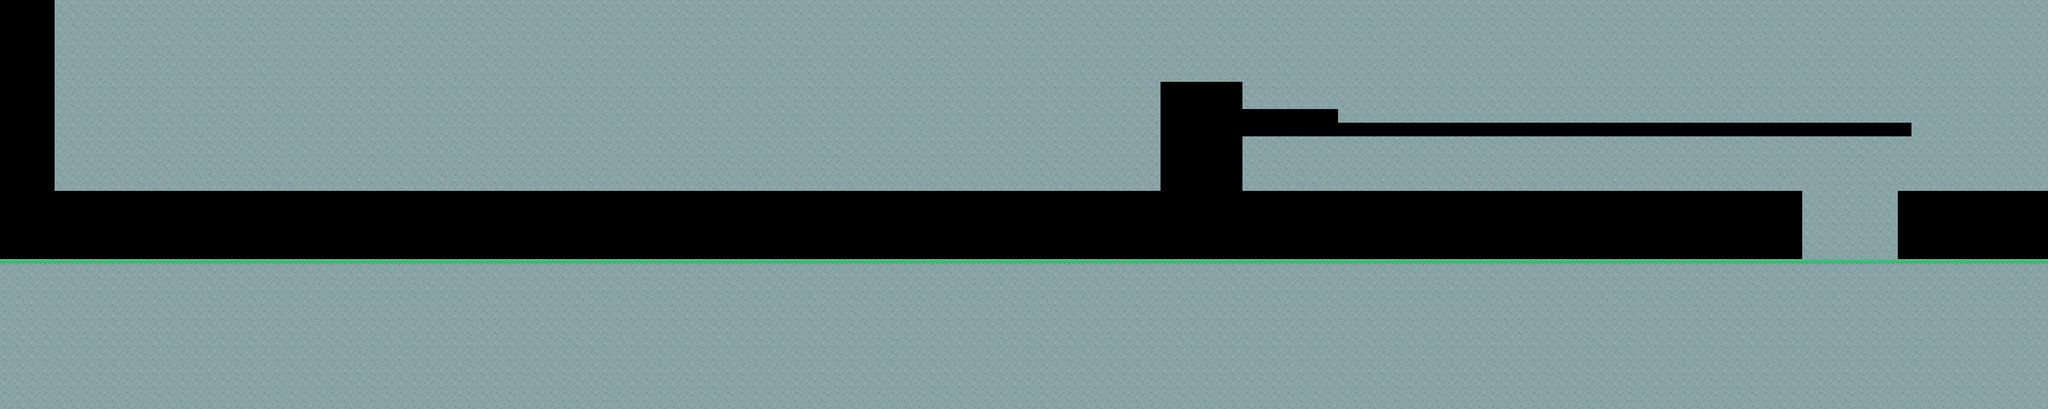

A level layout from a 2D game, rendered from its tile map. Below: a short description, then the map file with tile-grid data replaced by summaries:
An orthogonal 150x30 tile map with 32x32 px tiles, 4 tile layers (top, world, bot, overlap).

<map version="1.4" tiledversion="1.4.1" orientation="orthogonal" renderorder="right-down" width="150" height="30" tilewidth="32" tileheight="32" infinite="0" nextlayerid="6" nextobjectid="1">
 <tileset firstgid="1" name="tilesheet" tilewidth="32" tileheight="32" tilecount="98" columns="14">
  <image source="../images/tilesheet.png" width="448" height="224" />
  <tile id="0">
   <properties>
    <property name="colides" type="bool" value="false" />
   </properties>
  </tile>
  <tile id="1">
   <properties>
    <property name="colides" type="bool" value="false" />
   </properties>
  </tile>
  <tile id="2">
   <properties>
    <property name="colides" type="bool" value="false" />
   </properties>
  </tile>
  <tile id="3">
   <properties>
    <property name="colides" type="bool" value="false" />
   </properties>
  </tile>
  <tile id="4">
   <properties>
    <property name="colides" type="bool" value="false" />
   </properties>
  </tile>
  <tile id="5">
   <properties>
    <property name="colides" type="bool" value="false" />
   </properties>
  </tile>
  <tile id="6">
   <properties>
    <property name="colides" type="bool" value="false" />
   </properties>
  </tile>
  <tile id="7">
   <properties>
    <property name="colides" type="bool" value="false" />
   </properties>
  </tile>
  <tile id="8">
   <properties>
    <property name="colides" type="bool" value="false" />
   </properties>
  </tile>
  <tile id="9">
   <properties>
    <property name="colides" type="bool" value="false" />
   </properties>
  </tile>
  <tile id="10">
   <properties>
    <property name="colides" type="bool" value="false" />
   </properties>
  </tile>
  <tile id="11">
   <properties>
    <property name="colides" type="bool" value="false" />
   </properties>
  </tile>
  <tile id="12">
   <properties>
    <property name="colides" type="bool" value="false" />
   </properties>
  </tile>
  <tile id="13">
   <properties>
    <property name="colides" type="bool" value="false" />
   </properties>
  </tile>
  <tile id="14">
   <properties>
    <property name="colides" type="bool" value="true" />
   </properties>
  </tile>
  <tile id="15">
   <properties>
    <property name="colides" type="bool" value="true" />
   </properties>
  </tile>
  <tile id="16">
   <properties>
    <property name="colides" type="bool" value="true" />
   </properties>
  </tile>
  <tile id="17">
   <properties>
    <property name="colides" type="bool" value="false" />
   </properties>
  </tile>
  <tile id="18">
   <properties>
    <property name="colides" type="bool" value="false" />
   </properties>
  </tile>
  <tile id="19">
   <properties>
    <property name="colides" type="bool" value="false" />
   </properties>
  </tile>
  <tile id="20">
   <properties>
    <property name="colides" type="bool" value="false" />
   </properties>
  </tile>
  <tile id="21">
   <properties>
    <property name="colides" type="bool" value="false" />
   </properties>
  </tile>
  <tile id="22">
   <properties>
    <property name="colides" type="bool" value="false" />
   </properties>
  </tile>
  <tile id="23">
   <properties>
    <property name="colides" type="bool" value="false" />
   </properties>
  </tile>
  <tile id="24">
   <properties>
    <property name="colides" type="bool" value="false" />
   </properties>
  </tile>
  <tile id="25">
   <properties>
    <property name="colides" type="bool" value="false" />
   </properties>
  </tile>
  <tile id="26">
   <properties>
    <property name="colides" type="bool" value="false" />
   </properties>
  </tile>
  <tile id="27">
   <properties>
    <property name="colides" type="bool" value="false" />
   </properties>
  </tile>
  <tile id="28">
   <properties>
    <property name="colides" type="bool" value="false" />
   </properties>
  </tile>
  <tile id="29">
   <properties>
    <property name="colides" type="bool" value="false" />
   </properties>
  </tile>
  <tile id="30">
   <properties>
    <property name="colides" type="bool" value="false" />
   </properties>
  </tile>
  <tile id="31">
   <properties>
    <property name="colides" type="bool" value="false" />
   </properties>
  </tile>
  <tile id="32">
   <properties>
    <property name="colides" type="bool" value="false" />
   </properties>
  </tile>
  <tile id="33">
   <properties>
    <property name="colides" type="bool" value="false" />
   </properties>
  </tile>
  <tile id="34">
   <properties>
    <property name="colides" type="bool" value="false" />
   </properties>
  </tile>
  <tile id="35">
   <properties>
    <property name="colides" type="bool" value="false" />
   </properties>
  </tile>
  <tile id="36">
   <properties>
    <property name="colides" type="bool" value="false" />
   </properties>
  </tile>
  <tile id="37">
   <properties>
    <property name="colides" type="bool" value="false" />
   </properties>
  </tile>
  <tile id="38">
   <properties>
    <property name="colides" type="bool" value="false" />
   </properties>
  </tile>
  <tile id="39">
   <properties>
    <property name="colides" type="bool" value="false" />
   </properties>
  </tile>
  <tile id="40">
   <properties>
    <property name="colides" type="bool" value="false" />
   </properties>
  </tile>
  <tile id="41">
   <properties>
    <property name="colides" type="bool" value="false" />
   </properties>
  </tile>
  <tile id="42">
   <properties>
    <property name="colides" type="bool" value="false" />
   </properties>
  </tile>
  <tile id="43">
   <properties>
    <property name="colides" type="bool" value="false" />
   </properties>
  </tile>
  <tile id="44">
   <properties>
    <property name="colides" type="bool" value="false" />
   </properties>
  </tile>
  <tile id="45">
   <properties>
    <property name="colides" type="bool" value="false" />
   </properties>
  </tile>
  <tile id="46">
   <properties>
    <property name="colides" type="bool" value="false" />
   </properties>
  </tile>
  <tile id="47">
   <properties>
    <property name="colides" type="bool" value="false" />
   </properties>
  </tile>
  <tile id="48">
   <properties>
    <property name="colides" type="bool" value="false" />
   </properties>
  </tile>
  <tile id="49">
   <properties>
    <property name="colides" type="bool" value="false" />
    <property name="item" value="bleu" />
   </properties>
  </tile>
  <tile id="50">
   <properties>
    <property name="colides" type="bool" value="false" />
    <property name="item" value="jaune" />
   </properties>
  </tile>
  <tile id="51">
   <properties>
    <property name="colides" type="bool" value="false" />
    <property name="item" value="vert" />
   </properties>
  </tile>
  <tile id="52">
   <properties>
    <property name="colides" type="bool" value="false" />
    <property name="item" value="rouge" />
   </properties>
  </tile>
  <tile id="53">
   <properties>
    <property name="colides" type="bool" value="false" />
   </properties>
  </tile>
  <tile id="54">
   <properties>
    <property name="colides" type="bool" value="false" />
   </properties>
  </tile>
  <tile id="55">
   <properties>
    <property name="colides" type="bool" value="false" />
   </properties>
  </tile>
  <tile id="56">
   <properties>
    <property name="colides" type="bool" value="false" />
   </properties>
  </tile>
  <tile id="57">
   <properties>
    <property name="colides" type="bool" value="false" />
   </properties>
  </tile>
  <tile id="58">
   <properties>
    <property name="colides" type="bool" value="false" />
   </properties>
  </tile>
  <tile id="59">
   <properties>
    <property name="colides" type="bool" value="false" />
   </properties>
  </tile>
  <tile id="60">
   <properties>
    <property name="colides" type="bool" value="true" />
   </properties>
  </tile>
  <tile id="61">
   <properties>
    <property name="colides" type="bool" value="false" />
   </properties>
  </tile>
  <tile id="62">
   <properties>
    <property name="colides" type="bool" value="false" />
   </properties>
  </tile>
  <tile id="63">
   <properties>
    <property name="colides" type="bool" value="false" />
   </properties>
  </tile>
  <tile id="64">
   <properties>
    <property name="colides" type="bool" value="false" />
   </properties>
  </tile>
  <tile id="65">
   <properties>
    <property name="colides" type="bool" value="false" />
   </properties>
  </tile>
  <tile id="66">
   <properties>
    <property name="colides" type="bool" value="false" />
   </properties>
  </tile>
  <tile id="67">
   <properties>
    <property name="colides" type="bool" value="false" />
   </properties>
  </tile>
  <tile id="68">
   <properties>
    <property name="colides" type="bool" value="false" />
   </properties>
  </tile>
  <tile id="69">
   <properties>
    <property name="colides" type="bool" value="false" />
   </properties>
  </tile>
  <tile id="70">
   <properties>
    <property name="colides" type="bool" value="false" />
    <property name="item" value="pic" />
   </properties>
  </tile>
  <tile id="71">
   <properties>
    <property name="colides" type="bool" value="false" />
   </properties>
  </tile>
  <tile id="72">
   <properties>
    <property name="colides" type="bool" value="false" />
   </properties>
  </tile>
  <tile id="73">
   <properties>
    <property name="colides" type="bool" value="false" />
   </properties>
  </tile>
  <tile id="74">
   <properties>
    <property name="colides" type="bool" value="false" />
   </properties>
  </tile>
  <tile id="75">
   <properties>
    <property name="colides" type="bool" value="false" />
   </properties>
  </tile>
  <tile id="76">
   <properties>
    <property name="colides" type="bool" value="false" />
   </properties>
  </tile>
  <tile id="77">
   <properties>
    <property name="colides" type="bool" value="false" />
   </properties>
  </tile>
  <tile id="78">
   <properties>
    <property name="colides" type="bool" value="false" />
   </properties>
  </tile>
  <tile id="79">
   <properties>
    <property name="colides" type="bool" value="false" />
   </properties>
  </tile>
  <tile id="80">
   <properties>
    <property name="colides" type="bool" value="false" />
   </properties>
  </tile>
  <tile id="81">
   <properties>
    <property name="colides" type="bool" value="false" />
   </properties>
  </tile>
  <tile id="82">
   <properties>
    <property name="colides" type="bool" value="false" />
   </properties>
  </tile>
  <tile id="83">
   <properties>
    <property name="colides" type="bool" value="false" />
   </properties>
  </tile>
  <tile id="84">
   <properties>
    <property name="colides" type="bool" value="true" />
   </properties>
  </tile>
  <tile id="85">
   <properties>
    <property name="colides" type="bool" value="false" />
   </properties>
  </tile>
  <tile id="86">
   <properties>
    <property name="colides" type="bool" value="false" />
   </properties>
  </tile>
  <tile id="87">
   <properties>
    <property name="colides" type="bool" value="false" />
   </properties>
  </tile>
  <tile id="88">
   <properties>
    <property name="colides" type="bool" value="false" />
   </properties>
  </tile>
  <tile id="89">
   <properties>
    <property name="colides" type="bool" value="false" />
   </properties>
  </tile>
  <tile id="90">
   <properties>
    <property name="colides" type="bool" value="false" />
   </properties>
  </tile>
  <tile id="91">
   <properties>
    <property name="colides" type="bool" value="false" />
   </properties>
  </tile>
  <tile id="92">
   <properties>
    <property name="colides" type="bool" value="false" />
   </properties>
  </tile>
  <tile id="93">
   <properties>
    <property name="colides" type="bool" value="false" />
   </properties>
  </tile>
  <tile id="94">
   <properties>
    <property name="colides" type="bool" value="false" />
   </properties>
  </tile>
  <tile id="95">
   <properties>
    <property name="colides" type="bool" value="false" />
   </properties>
  </tile>
  <tile id="96">
   <properties>
    <property name="colides" type="bool" value="false" />
   </properties>
  </tile>
  <tile id="97">
   <properties>
    <property name="colides" type="bool" value="false" />
   </properties>
  </tile>
 </tileset>
 <layer id="4" name="top" width="150" height="30">
  <data>[4500 cells, 0 non-empty, 0 distinct tile ids]</data>
 </layer>
 <layer id="1" name="world" width="150" height="30">
  <data>[4500 cells, 150 non-empty, 1 distinct tile ids]</data>
 </layer>
 <layer id="3" name="bot" width="150" height="30">
  <data>[4500 cells, 3475 non-empty, 1 distinct tile ids]</data>
 </layer>
 <layer id="2" name="overlap" width="150" height="30">
  <data>[4500 cells, 0 non-empty, 0 distinct tile ids]</data>
 </layer>
 <objectgroup id="5" name="objet" />
</map>
